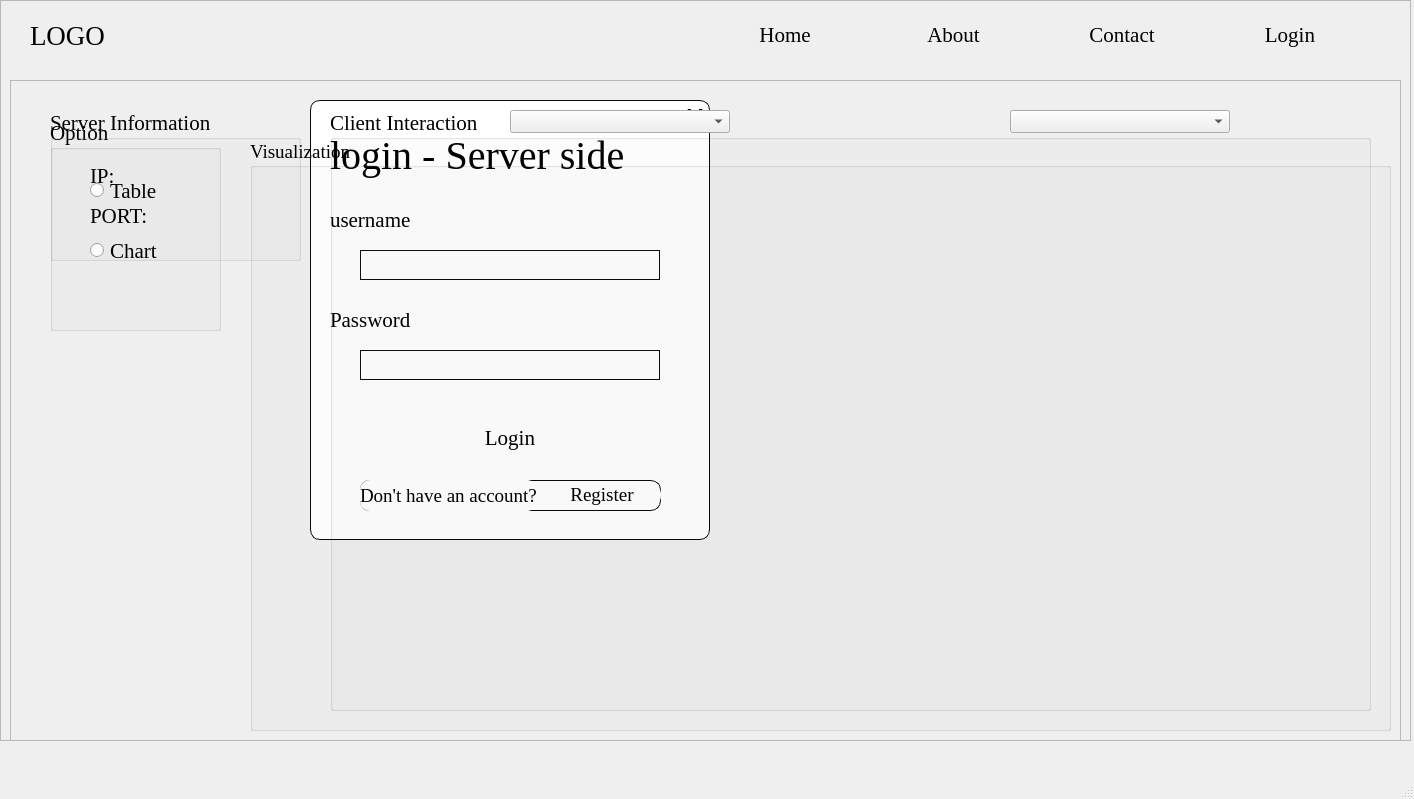
<?xml version="1.0" encoding="UTF-8"?>
<ui version="4.0">
 <class>ServerWindow</class>
 <widget class="QMainWindow" name="ServerWindow">
  <property name="geometry">
   <rect>
    <x>0</x>
    <y>0</y>
    <width>1414</width>
    <height>799</height>
   </rect>
  </property>
  <property name="windowTitle">
   <string>ServerWindow</string>
  </property>
  <property name="styleSheet">
   <string notr="true"/>
  </property>
  <widget class="QWidget" name="centralwidget">
   <widget class="QFrame" name="frame_index">
    <property name="enabled">
     <bool>true</bool>
    </property>
    <property name="geometry">
     <rect>
      <x>0</x>
      <y>0</y>
      <width>1411</width>
      <height>741</height>
     </rect>
    </property>
    <property name="styleSheet">
     <string notr="true"/>
    </property>
    <property name="frameShape">
     <enum>QFrame::StyledPanel</enum>
    </property>
    <property name="frameShadow">
     <enum>QFrame::Raised</enum>
    </property>
    <widget class="QFrame" name="frame_login">
     <property name="enabled">
      <bool>true</bool>
     </property>
     <property name="geometry">
      <rect>
       <x>310</x>
       <y>100</y>
       <width>400</width>
       <height>440</height>
      </rect>
     </property>
     <property name="font">
      <font>
       <family>Times New Roman</family>
      </font>
     </property>
     <property name="statusTip">
      <string/>
     </property>
     <property name="styleSheet">
      <string notr="true">border-width: 1;
border-radius: 10;
border-style: solid;
border-color: rgb(10, 10, 10);
background-color: White;</string>
     </property>
     <property name="frameShape">
      <enum>QFrame::StyledPanel</enum>
     </property>
     <property name="frameShadow">
      <enum>QFrame::Raised</enum>
     </property>
     <widget class="QLabel" name="label_login">
      <property name="geometry">
       <rect>
        <x>20</x>
        <y>30</y>
        <width>300</width>
        <height>50</height>
       </rect>
      </property>
      <property name="font">
       <font>
        <family>Times New Roman</family>
        <pointsize>30</pointsize>
       </font>
      </property>
      <property name="styleSheet">
       <string notr="true">border: none;</string>
      </property>
      <property name="text">
       <string>login - Server side</string>
      </property>
     </widget>
     <widget class="QLabel" name="label_user">
      <property name="geometry">
       <rect>
        <x>20</x>
        <y>100</y>
        <width>150</width>
        <height>40</height>
       </rect>
      </property>
      <property name="font">
       <font>
        <family>Times New Roman</family>
        <pointsize>16</pointsize>
       </font>
      </property>
      <property name="styleSheet">
       <string notr="true">border: none;</string>
      </property>
      <property name="text">
       <string>username</string>
      </property>
     </widget>
     <widget class="QLabel" name="label_pwd">
      <property name="geometry">
       <rect>
        <x>20</x>
        <y>200</y>
        <width>150</width>
        <height>40</height>
       </rect>
      </property>
      <property name="font">
       <font>
        <family>Times New Roman</family>
        <pointsize>16</pointsize>
       </font>
      </property>
      <property name="styleSheet">
       <string notr="true">border: none;</string>
      </property>
      <property name="text">
       <string>Password</string>
      </property>
     </widget>
     <widget class="QPushButton" name="button_login_close">
      <property name="geometry">
       <rect>
        <x>370</x>
        <y>0</y>
        <width>30</width>
        <height>30</height>
       </rect>
      </property>
      <property name="font">
       <font>
        <pointsize>25</pointsize>
       </font>
      </property>
      <property name="cursor">
       <cursorShape>PointingHandCursor</cursorShape>
      </property>
      <property name="styleSheet">
       <string notr="true">border: none;
background-color: transparent;</string>
      </property>
      <property name="text">
       <string>x</string>
      </property>
     </widget>
     <widget class="QPushButton" name="button_login_submit">
      <property name="geometry">
       <rect>
        <x>50</x>
        <y>320</y>
        <width>300</width>
        <height>35</height>
       </rect>
      </property>
      <property name="font">
       <font>
        <family>Times New Roman</family>
        <pointsize>16</pointsize>
       </font>
      </property>
      <property name="cursor">
       <cursorShape>PointingHandCursor</cursorShape>
      </property>
      <property name="focusPolicy">
       <enum>Qt::StrongFocus</enum>
      </property>
      <property name="styleSheet">
       <string notr="true">border: none;</string>
      </property>
      <property name="text">
       <string>Login</string>
      </property>
     </widget>
     <widget class="QWidget" name="horizontalLayoutWidget">
      <property name="geometry">
       <rect>
        <x>50</x>
        <y>380</y>
        <width>301</width>
        <height>31</height>
       </rect>
      </property>
      <layout class="QHBoxLayout" name="horizontalLayout_register">
       <item>
        <widget class="QLabel" name="label_register">
         <property name="font">
          <font>
           <family>Times New Roman</family>
           <pointsize>14</pointsize>
          </font>
         </property>
         <property name="styleSheet">
          <string notr="true">border: none;</string>
         </property>
         <property name="text">
          <string>Don't have an account?</string>
         </property>
        </widget>
       </item>
       <item>
        <widget class="QPushButton" name="button_register">
         <property name="font">
          <font>
           <family>Times New Roman</family>
           <pointsize>14</pointsize>
          </font>
         </property>
         <property name="cursor">
          <cursorShape>PointingHandCursor</cursorShape>
         </property>
         <property name="focusPolicy">
          <enum>Qt::StrongFocus</enum>
         </property>
         <property name="styleSheet">
          <string notr="true">border: none;</string>
         </property>
         <property name="text">
          <string>Register</string>
         </property>
        </widget>
       </item>
      </layout>
     </widget>
     <widget class="QLineEdit" name="lineEdit_user">
      <property name="geometry">
       <rect>
        <x>50</x>
        <y>150</y>
        <width>300</width>
        <height>30</height>
       </rect>
      </property>
      <property name="font">
       <font>
        <family>Times New Roman</family>
        <pointsize>16</pointsize>
       </font>
      </property>
      <property name="styleSheet">
       <string notr="true">border-width: 1;
border-radius: 0;
border-style: outset;
border-color: rgb(10, 10, 10)</string>
      </property>
     </widget>
     <widget class="QLineEdit" name="lineEdit_pwd">
      <property name="geometry">
       <rect>
        <x>50</x>
        <y>250</y>
        <width>300</width>
        <height>30</height>
       </rect>
      </property>
      <property name="font">
       <font>
        <family>Times New Roman</family>
        <pointsize>16</pointsize>
       </font>
      </property>
      <property name="styleSheet">
       <string notr="true">border-width: 1;
border-radius: 0;
border-style: outset;
border-color: rgb(10, 10, 10)</string>
      </property>
     </widget>
    </widget>
    <widget class="QWidget" name="horizontalLayoutWidget_2">
     <property name="geometry">
      <rect>
       <x>30</x>
       <y>10</y>
       <width>1341</width>
       <height>51</height>
      </rect>
     </property>
     <layout class="QHBoxLayout" name="horizontalLayout_header">
      <item>
       <widget class="QLabel" name="logo">
        <property name="font">
         <font>
          <family>Times New Roman</family>
          <pointsize>20</pointsize>
         </font>
        </property>
        <property name="text">
         <string>LOGO</string>
        </property>
       </widget>
      </item>
      <item>
       <layout class="QHBoxLayout" name="horizontalLayout_navigation">
        <item>
         <widget class="QPushButton" name="button_home">
          <property name="font">
           <font>
            <family>Times New Roman</family>
            <pointsize>16</pointsize>
           </font>
          </property>
          <property name="cursor">
           <cursorShape>PointingHandCursor</cursorShape>
          </property>
          <property name="focusPolicy">
           <enum>Qt::StrongFocus</enum>
          </property>
          <property name="styleSheet">
           <string notr="true">border: none;
background-color: transparent;</string>
          </property>
          <property name="text">
           <string>Home</string>
          </property>
         </widget>
        </item>
        <item>
         <widget class="QPushButton" name="button_about">
          <property name="font">
           <font>
            <family>Times New Roman</family>
            <pointsize>16</pointsize>
           </font>
          </property>
          <property name="cursor">
           <cursorShape>PointingHandCursor</cursorShape>
          </property>
          <property name="focusPolicy">
           <enum>Qt::StrongFocus</enum>
          </property>
          <property name="styleSheet">
           <string notr="true">border: none;
background-color: transparent;</string>
          </property>
          <property name="text">
           <string>About</string>
          </property>
         </widget>
        </item>
        <item>
         <widget class="QPushButton" name="button_contact">
          <property name="font">
           <font>
            <family>Times New Roman</family>
            <pointsize>16</pointsize>
           </font>
          </property>
          <property name="cursor">
           <cursorShape>PointingHandCursor</cursorShape>
          </property>
          <property name="focusPolicy">
           <enum>Qt::StrongFocus</enum>
          </property>
          <property name="styleSheet">
           <string notr="true">border: none;
background-color: transparent;</string>
          </property>
          <property name="text">
           <string>Contact</string>
          </property>
         </widget>
        </item>
        <item>
         <widget class="QPushButton" name="button_login">
          <property name="font">
           <font>
            <family>Times New Roman</family>
            <pointsize>16</pointsize>
           </font>
          </property>
          <property name="cursor">
           <cursorShape>PointingHandCursor</cursorShape>
          </property>
          <property name="focusPolicy">
           <enum>Qt::StrongFocus</enum>
          </property>
          <property name="styleSheet">
           <string notr="true">border: none;
background-color: transparent;</string>
          </property>
          <property name="text">
           <string>Login</string>
          </property>
         </widget>
        </item>
       </layout>
      </item>
     </layout>
    </widget>
    <widget class="QFrame" name="frame_home">
     <property name="geometry">
      <rect>
       <x>10</x>
       <y>80</y>
       <width>1391</width>
       <height>661</height>
      </rect>
     </property>
     <property name="styleSheet">
      <string notr="true"/>
     </property>
     <property name="frameShape">
      <enum>QFrame::StyledPanel</enum>
     </property>
     <property name="frameShadow">
      <enum>QFrame::Raised</enum>
     </property>
     <widget class="QComboBox" name="comboBox_banks">
      <property name="geometry">
       <rect>
        <x>1000</x>
        <y>30</y>
        <width>220</width>
        <height>23</height>
       </rect>
      </property>
      <property name="font">
       <font>
        <family>Times New Roman</family>
        <pointsize>14</pointsize>
       </font>
      </property>
     </widget>
     <widget class="QGroupBox" name="groupBox">
      <property name="geometry">
       <rect>
        <x>40</x>
        <y>40</y>
        <width>171</width>
        <height>211</height>
       </rect>
      </property>
      <property name="font">
       <font>
        <family>Times New Roman</family>
        <pointsize>16</pointsize>
       </font>
      </property>
      <property name="title">
       <string>Option</string>
      </property>
      <widget class="QRadioButton" name="radioButton_table">
       <property name="geometry">
        <rect>
         <x>40</x>
         <y>50</y>
         <width>101</width>
         <height>41</height>
        </rect>
       </property>
       <property name="font">
        <font>
         <family>Times New Roman</family>
         <pointsize>16</pointsize>
        </font>
       </property>
       <property name="acceptDrops">
        <bool>false</bool>
       </property>
       <property name="text">
        <string>Table</string>
       </property>
      </widget>
      <widget class="QRadioButton" name="radioButton_chart">
       <property name="geometry">
        <rect>
         <x>40</x>
         <y>110</y>
         <width>101</width>
         <height>41</height>
        </rect>
       </property>
       <property name="font">
        <font>
         <family>Times New Roman</family>
         <pointsize>16</pointsize>
        </font>
       </property>
       <property name="text">
        <string>Chart</string>
       </property>
      </widget>
     </widget>
     <widget class="QGroupBox" name="groupBox_plot">
      <property name="geometry">
       <rect>
        <x>240</x>
        <y>60</y>
        <width>1141</width>
        <height>591</height>
       </rect>
      </property>
      <property name="font">
       <font>
        <family>Times New Roman</family>
        <pointsize>14</pointsize>
       </font>
      </property>
      <property name="title">
       <string>Visualization</string>
      </property>
     </widget>
     <widget class="QComboBox" name="comboBox_money_type">
      <property name="geometry">
       <rect>
        <x>500</x>
        <y>30</y>
        <width>220</width>
        <height>23</height>
       </rect>
      </property>
      <property name="font">
       <font>
        <family>Times New Roman</family>
        <pointsize>14</pointsize>
       </font>
      </property>
     </widget>
    </widget>
    <widget class="QFrame" name="frame_about">
     <property name="geometry">
      <rect>
       <x>10</x>
       <y>80</y>
       <width>1391</width>
       <height>661</height>
      </rect>
     </property>
     <property name="styleSheet">
      <string notr="true"/>
     </property>
     <property name="frameShape">
      <enum>QFrame::StyledPanel</enum>
     </property>
     <property name="frameShadow">
      <enum>QFrame::Raised</enum>
     </property>
     <widget class="QGroupBox" name="groupBox_server_infor">
      <property name="geometry">
       <rect>
        <x>40</x>
        <y>30</y>
        <width>251</width>
        <height>151</height>
       </rect>
      </property>
      <property name="font">
       <font>
        <family>Times New Roman</family>
        <pointsize>16</pointsize>
       </font>
      </property>
      <property name="title">
       <string>Server Information</string>
      </property>
      <widget class="QLabel" name="label_server_ip">
       <property name="geometry">
        <rect>
         <x>40</x>
         <y>50</y>
         <width>131</width>
         <height>31</height>
        </rect>
       </property>
       <property name="font">
        <font>
         <family>Times New Roman</family>
         <pointsize>16</pointsize>
        </font>
       </property>
       <property name="text">
        <string>IP: </string>
       </property>
      </widget>
      <widget class="QLabel" name="label_server_ip_2">
       <property name="geometry">
        <rect>
         <x>40</x>
         <y>90</y>
         <width>131</width>
         <height>31</height>
        </rect>
       </property>
       <property name="font">
        <font>
         <family>Times New Roman</family>
         <pointsize>16</pointsize>
        </font>
       </property>
       <property name="text">
        <string>PORT: </string>
       </property>
      </widget>
     </widget>
     <widget class="QGroupBox" name="groupBox_2">
      <property name="geometry">
       <rect>
        <x>320</x>
        <y>30</y>
        <width>1041</width>
        <height>601</height>
       </rect>
      </property>
      <property name="font">
       <font>
        <family>Times New Roman</family>
        <pointsize>16</pointsize>
       </font>
      </property>
      <property name="title">
       <string>Client Interaction</string>
      </property>
     </widget>
    </widget>
    <zorder>horizontalLayoutWidget_2</zorder>
    <zorder>frame_login</zorder>
    <zorder>frame_home</zorder>
    <zorder>frame_about</zorder>
   </widget>
   <widget class="QLabel" name="label_background">
    <property name="geometry">
     <rect>
      <x>0</x>
      <y>0</y>
      <width>1024</width>
      <height>600</height>
     </rect>
    </property>
    <property name="text">
     <string/>
    </property>
   </widget>
   <zorder>label_background</zorder>
   <zorder>frame_index</zorder>
  </widget>
  <widget class="QMenuBar" name="menubar">
   <property name="geometry">
    <rect>
     <x>0</x>
     <y>0</y>
     <width>1414</width>
     <height>26</height>
    </rect>
   </property>
  </widget>
  <widget class="QStatusBar" name="statusbar"/>
 </widget>
 <resources/>
 <connections/>
</ui>
